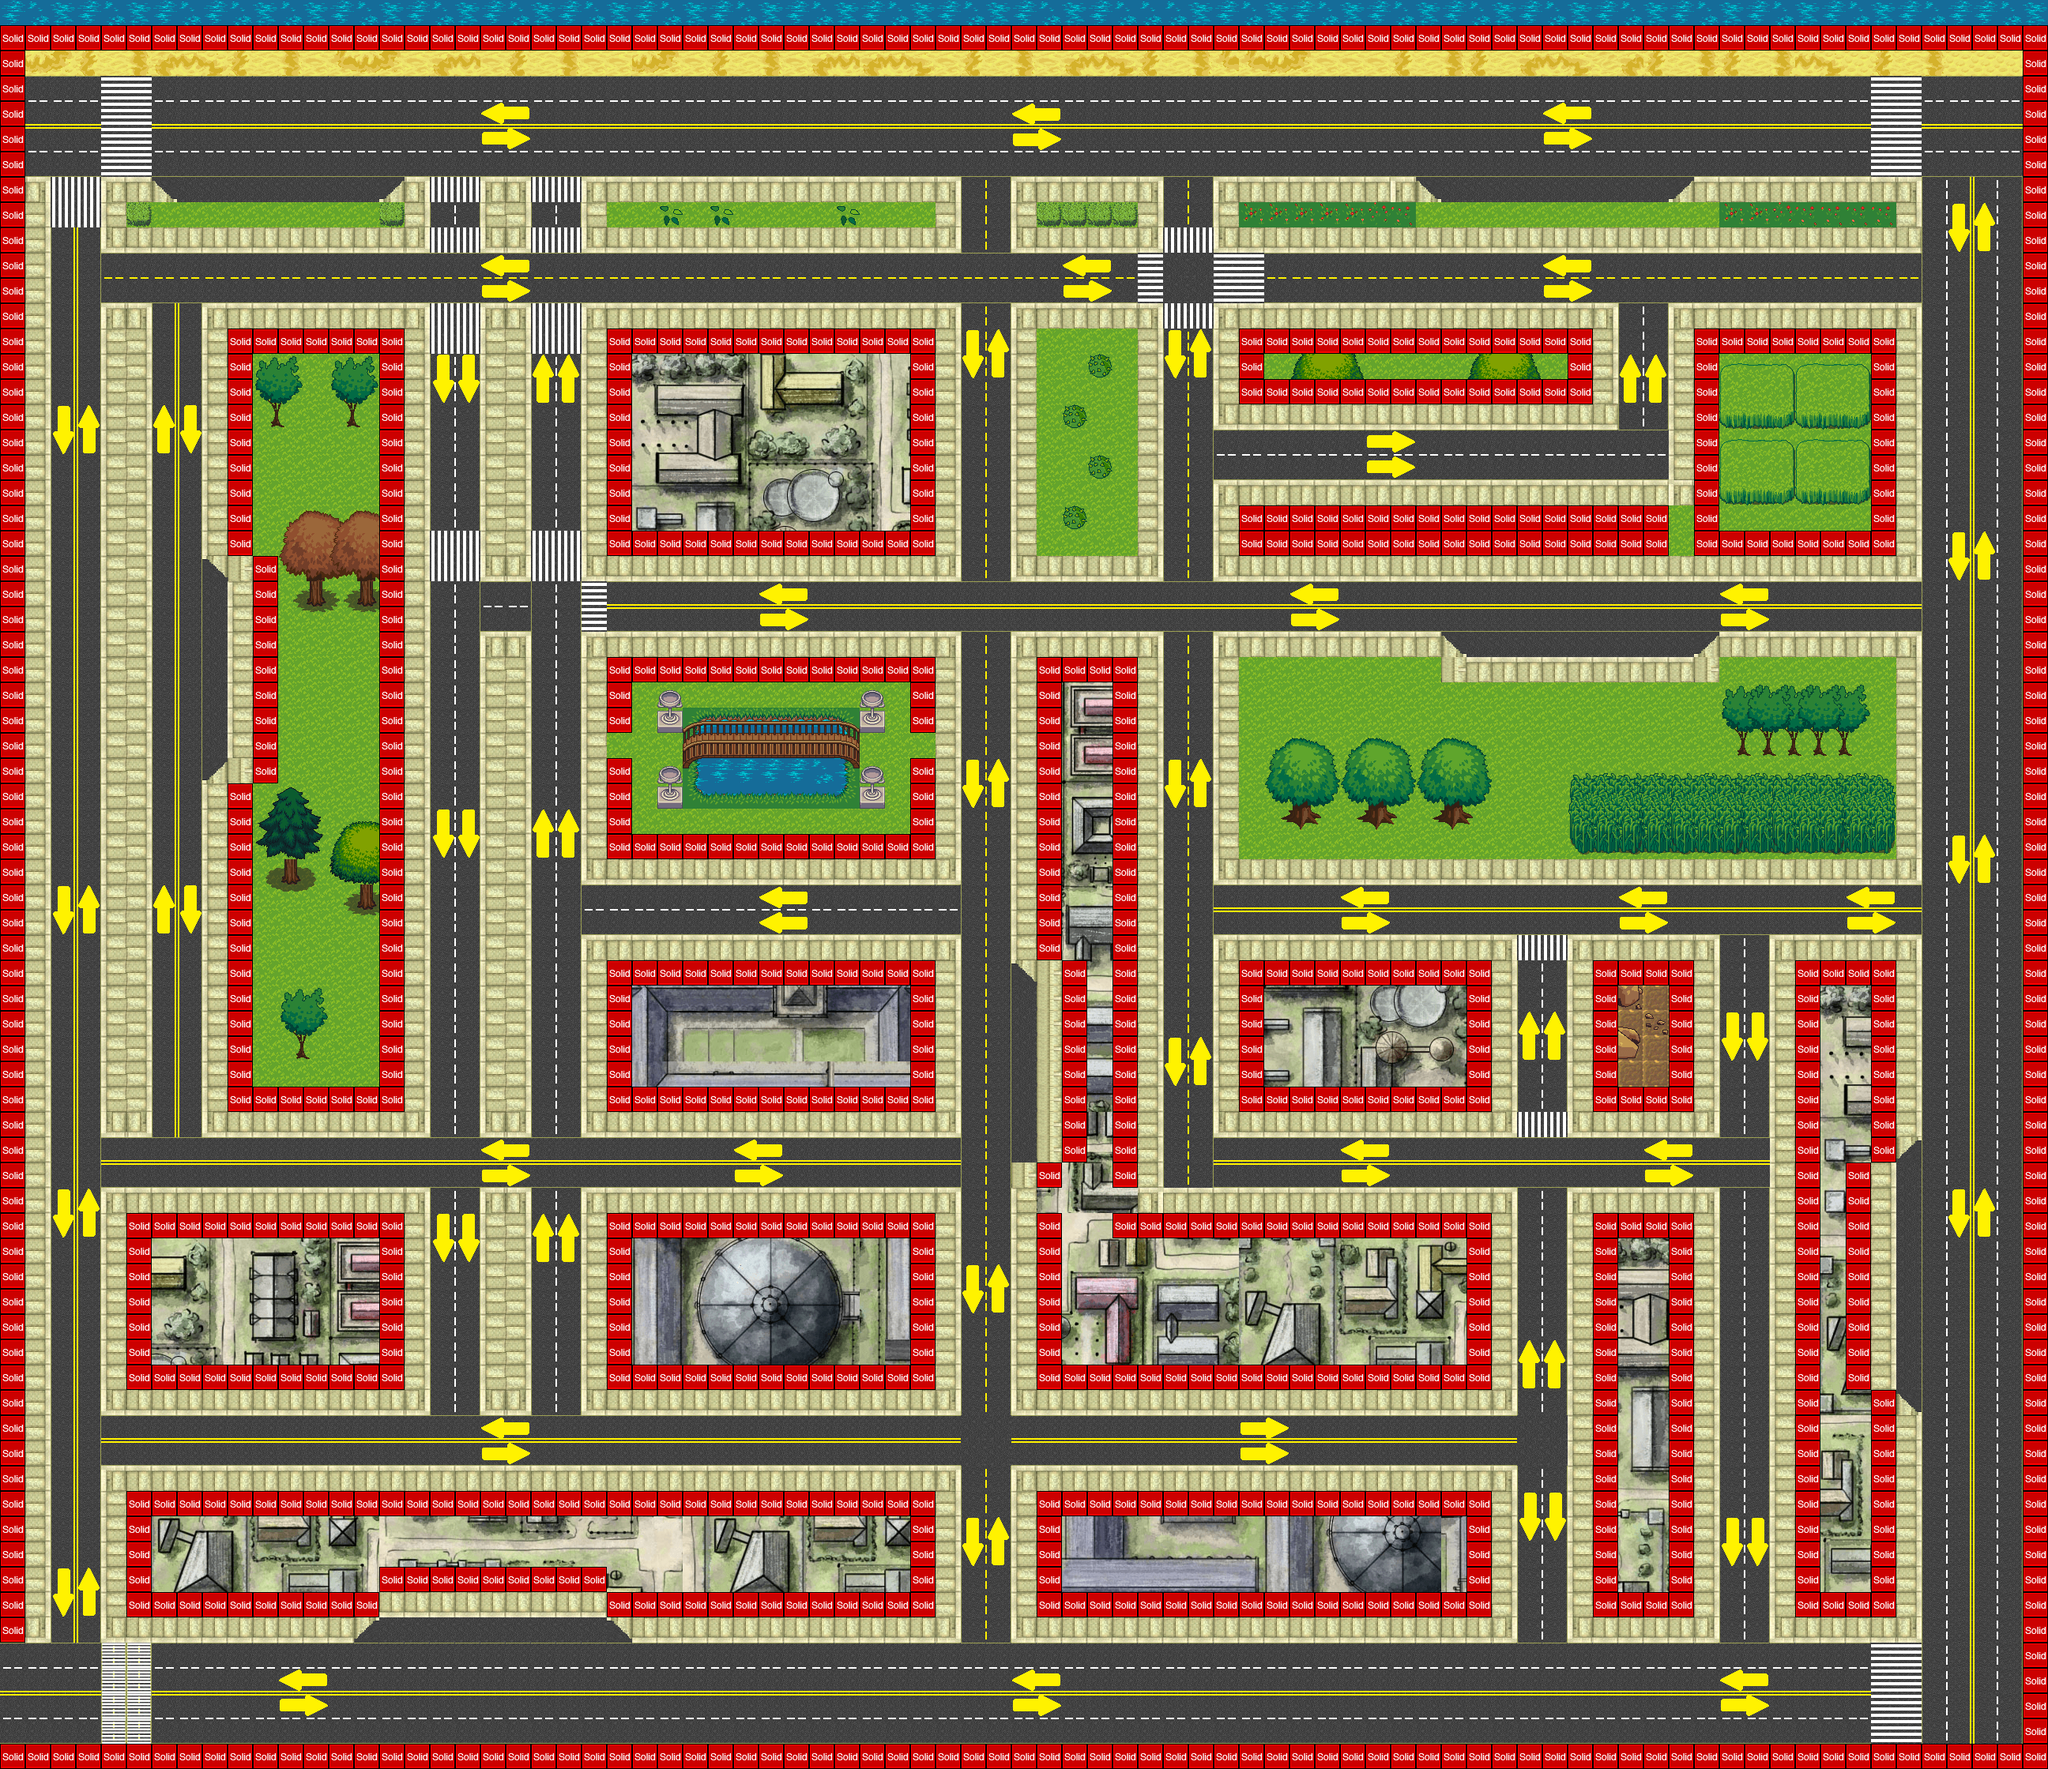

The image is a tile-based game level rendered from a .tmx file. Its description and source (layers, tilesets, objects; grid data summarised) follow:
An orthogonal 81x70 tile map with 32x32 px tiles, 5 tile layers (background, object, object_plan, sidewalk, ...), 11 tilesets and 65 objects (16x PedestrianEntity, 14x StopEntity, 11x BusRoadEntity, 10x TrafficLightEntity, 8x EnemyEntity, ...).

<map version="1.0" orientation="orthogonal" width="81" height="70" tilewidth="32" tileheight="32">
 <tileset firstgid="1" name="Metatiles" tilewidth="32" tileheight="32">
  <image source="../img/map/metatiles32x32.png" width="160" height="32" />
  <tile id="0">
   <properties>
    <property name="type" value="solid" />
   </properties>
  </tile>
  <tile id="1">
   <properties>
    <property name="type" value="platform" />
   </properties>
  </tile>
 </tileset>
 <tileset firstgid="6" name="Ruas" tilewidth="32" tileheight="32">
  <image source="../img/map/tiles.png" width="192" height="160" />
  <tile id="0">
   <properties>
    <property name="sidewalk_r" value="true" />
   </properties>
  </tile>
 </tileset>
 <tileset firstgid="36" name="Terreno" tilewidth="32" tileheight="32">
  <image source="../img/map/terrain_atlas.png" width="1024" height="1024" />
 </tileset>
 <tileset firstgid="1060" name="Placas" tilewidth="32" tileheight="32">
  <image source="../img/map/placas.png" width="160" height="32" />
 </tileset>
 <tileset firstgid="1065" name="Atlas" tilewidth="32" tileheight="32">
  <image source="../img/map/base_out_atlas.png" width="1024" height="1024" />
 </tileset>
 <tileset firstgid="2089" name="Quartel" tilewidth="32" tileheight="32">
  <image source="../img/map/quarter.png" width="600" height="601" />
 </tileset>
 <tileset firstgid="2413" name="terrain_trans" tilewidth="32" tileheight="32">
  <image source="../img/map/terrain_atlas.png" trans="ffffff" width="1024" height="1024" />
 </tileset>
 <tileset firstgid="3437" name="Universidade" tilewidth="32" tileheight="32">
  <image source="../img/map/university.png" trans="ffffff" width="600" height="601" />
 </tileset>
 <tileset firstgid="3761" name="sidewalk" tilewidth="32" tileheight="32">
  <image source="../img/map/sidewalk.png" width="224" height="64" />
 </tileset>
 <tileset firstgid="3775" name="road_tiles" tilewidth="32" tileheight="32">
  <image source="../img/map/road_tiles.png" width="224" height="192" />
 </tileset>
 <tileset firstgid="3817" name="setas" tilewidth="32" tileheight="32">
  <image source="../img/map/setas.png" trans="ffffff" width="128" height="96" />
 </tileset>
 <layer name="background" width="81" height="70">
  <data>[5670 cells, 5670 non-empty, 38 distinct tile ids]</data>
 </layer>
 <layer name="object" width="81" height="70">
  <data>[5670 cells, 1889 non-empty, 668 distinct tile ids]</data>
 </layer>
 <layer name="object_plan" width="81" height="70">
  <data>[5670 cells, 108 non-empty, 54 distinct tile ids]</data>
 </layer>
 <layer name="sidewalk" width="81" height="70">
  <data>[5670 cells, 1170 non-empty, 9 distinct tile ids]</data>
 </layer>
 <objectgroup color="#ff0000" name="FaixaOnibus" width="0" height="0">
  <object name="BusRoadEntity" x="742" y="196" width="468" height="24">
   <properties>
    <property name="direcaosprite" value="h" />
    <property name="image" value="faixa_onibus" />
    <property name="spriteheight" value="320" />
    <property name="spritewidth" value="32" />
   </properties>
  </object>
  <object name="BusRoadEntity" x="1539" y="198" width="320" height="24">
   <properties>
    <property name="direcaosprite" value="h" />
    <property name="image" value="faixa_onibus" />
    <property name="spriteheight" value="320" />
    <property name="spritewidth" value="32" />
   </properties>
  </object>
  <object name="BusRoadEntity" x="193" y="2084" width="320" height="24">
   <properties>
    <property name="direcaosprite" value="h" />
    <property name="image" value="faixa_onibus" />
    <property name="spriteheight" value="320" />
    <property name="spritewidth" value="32" />
   </properties>
  </object>
  <object name="BusRoadEntity" x="777" y="2087" width="416" height="20">
   <properties>
    <property name="direcaosprite" value="h" />
    <property name="image" value="faixa_onibus" />
    <property name="spriteheight" value="320" />
    <property name="spritewidth" value="32" />
   </properties>
  </object>
  <object name="BusRoadEntity" x="1251" y="2084" width="320" height="24">
   <properties>
    <property name="direcaosprite" value="h" />
    <property name="image" value="faixa_onibus" />
    <property name="spriteheight" value="320" />
    <property name="spritewidth" value="32" />
   </properties>
  </object>
  <object name="BusRoadEntity" x="1630" y="2082" width="320" height="24">
   <properties>
    <property name="direcaosprite" value="h" />
    <property name="image" value="faixa_onibus" />
    <property name="spriteheight" value="320" />
    <property name="spritewidth" value="32" />
   </properties>
  </object>
  <object name="BusRoadEntity" x="2040" y="2083" width="320" height="24">
   <properties>
    <property name="direcaosprite" value="h" />
    <property name="image" value="faixa_onibus" />
    <property name="spriteheight" value="320" />
    <property name="spritewidth" value="32" />
   </properties>
  </object>
  <object name="BusRoadEntity" x="2436" y="395" width="24" height="320">
   <properties>
    <property name="direcaosprite" value="v" />
    <property name="image" value="faixa_onibus" />
    <property name="spriteheight" value="320" />
    <property name="spritewidth" value="32" />
   </properties>
  </object>
  <object name="BusRoadEntity" x="2435" y="800" width="24" height="320">
   <properties>
    <property name="direcaosprite" value="v" />
    <property name="image" value="faixa_onibus" />
    <property name="spriteheight" value="320" />
    <property name="spritewidth" value="32" />
   </properties>
  </object>
  <object name="BusRoadEntity" x="2434" y="1187" width="24" height="320">
   <properties>
    <property name="direcaosprite" value="v" />
    <property name="image" value="faixa_onibus" />
    <property name="spriteheight" value="320" />
    <property name="spritewidth" value="32" />
   </properties>
  </object>
  <object name="BusRoadEntity" x="2435" y="1754" width="24" height="320">
   <properties>
    <property name="direcaosprite" value="v" />
    <property name="image" value="faixa_onibus" />
    <property name="spriteheight" value="320" />
    <property name="spritewidth" value="32" />
   </properties>
  </object>
 </objectgroup>
 <objectgroup color="#ffff00" name="CarrosD" width="0" height="0">
  <object name="EnemyEntity" x="1504" y="768" width="992" height="384">
   <properties>
    <property name="direcao" value="d" />
    <property name="image" value="car" />
    <property name="spriteheight" value="64" />
    <property name="spritewidth" value="32" />
   </properties>
  </object>
  <object name="EnemyEntity" x="1952" y="1152" width="256" height="992">
   <properties>
    <property name="direcao" value="d" />
    <property name="image" value="car" />
    <property name="spriteheight" value="64" />
    <property name="spritewidth" value="32" />
   </properties>
  </object>
  </objectgroup>
 <objectgroup color="#ffaaff" name="CarrosE" width="0" height="0">
  <!-- 2 objects omitted --></objectgroup>
 <objectgroup color="#55ffff" name="Semaforo" width="0" height="0">
  <!-- 10 objects omitted --></objectgroup>
 <objectgroup name="ProibidoEstacionar" width="0" height="0">
  <!-- 14 objects omitted --></objectgroup>
 <objectgroup color="#005500" name="Pedestres" width="0" height="0">
  <!-- 16 objects omitted --></objectgroup>
 <objectgroup name="Velocidade" width="81" height="70">
  <!-- 4 objects omitted --></objectgroup>
 <objectgroup color="#00ff00" name="Entities" width="0" height="0">
  <!-- 2 objects omitted --></objectgroup>
 <layer name="collision" width="81" height="70">
  <data>[5670 cells, 972 non-empty, 1 distinct tile ids]</data>
 </layer>
</map>
<!-- 52 of 65 objects omitted -->
